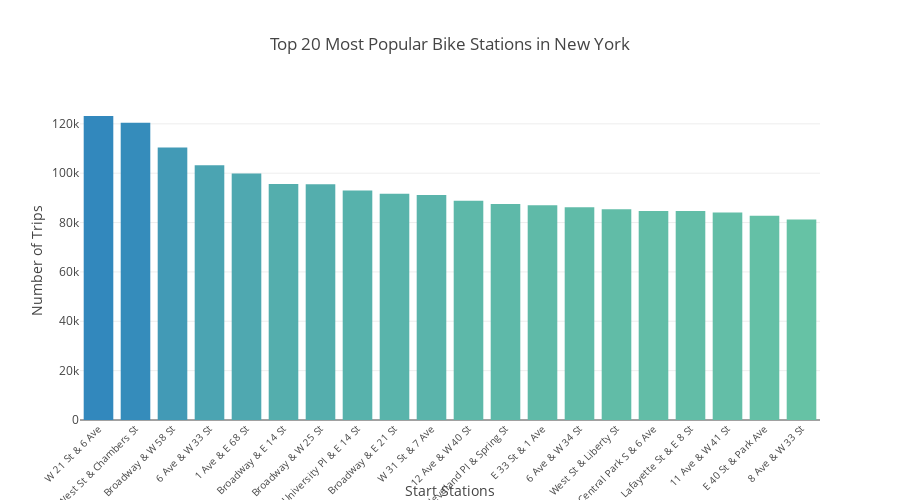

The code cell stored with this chart in its notebook:
### Code cell
# Create the Bar Chart with Plotly
fig = go.Figure(
    go.Bar(
        x=top20['start_station_name'],  # Station names on x-axis
        y=top20['value'],              # Trip counts on y-axis
        marker={
            'color': top20['value'],    # Color bars based on trip counts
            'colorscale': [[0, '#66c2a5'], [1, '#3288bd']]  # Custom colorscale
        }
    )
)

# Customize the Chart Layout
fig.update_layout(
    title='Top 20 Most Popular Bike Stations in New York',
    xaxis_title='Start Stations',
    yaxis_title='Number of Trips',
    width=900,  # Adjust width for a smaller chart
    height=500,  # Adjust height for a smaller chart
    xaxis_tickangle=-45,  # Rotate x-axis labels to prevent overlap
    xaxis=dict(
        tickfont=dict(size=10)  # Slightly smaller font for x-axis labels
    )
)

#  Display the Chart
fig.show()

# Save the Chart to a File
save_path = r"C:\Users\north\OneDrive\Dokumente\Career Foundry\Data Visualization 2\Citi-Bike_Bike-Sharing\Visualizations\top20_stations.html"
fig.write_html(save_path)

### Figure 1 — Plotly figure (JSON) as saved in the notebook; plotly's stock layout.template omitted (floating-point values rounded to 4 significant figures)
{"data": [{"marker": {"color": [123172, 120412, 110362, 103202, 99892, 95660, 95482, 92972, 91701, 91125, 88838, 87522, 87055, 86203, 85349, 84714, 84658, 84033, 82707, 81252], "colorscale": [[0, "#66c2a5"], [1, "#3288bd"]]}, "type": "bar", "x": ["W 21 St & 6 Ave", "West St & Chambers St", "Broadway & W 58 St", "6 Ave & W 33 St", "1 Ave & E 68 St", "Broadway & E 14 St", "Broadway & W 25 St", "University Pl & E 14 St", "Broadway & E 21 St", "W 31 St & 7 Ave", "12 Ave & W 40 St", "Cleveland Pl & Spring St", "E 33 St & 1 Ave", "6 Ave & W 34 St", "West St & Liberty St", "Central Park S & 6 Ave", "Lafayette St & E 8 St", "11 Ave & W 41 St", "E 40 St & Park Ave", "8 Ave & W 33 St"], "y": [123172, 120412, 110362, 103202, 99892, 95660, 95482, 92972, 91701, 91125, 88838, 87522, 87055, 86203, 85349, 84714, 84658, 84033, 82707, 81252]}], "layout": {"height": 500, "title": {"text": "Top 20 Most Popular Bike Stations in New York"}, "width": 900, "xaxis": {"autorange": true, "range": [-0.5, 19.5], "tickangle": -45, "tickfont": {"size": 10}, "title": {"text": "Start Stations"}, "type": "category"}, "yaxis": {"autorange": true, "range": [0, 129700.0], "title": {"text": "Number of Trips"}, "type": "linear"}}}
